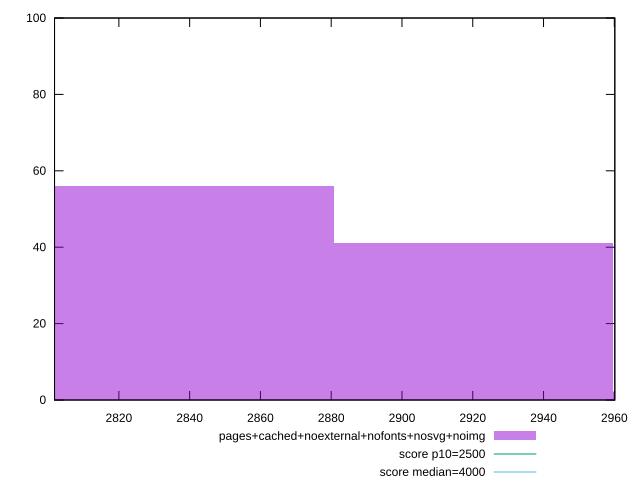

Write the gnuplot code that produced this figure.
reset

$pagesCachedNoexternalNofontsNosvgNoimg <<EOF
2841.3194258119333 56
2920.2449654178204 41
2999.1705050237074 2
2762.3938862060463 1
EOF

set key outside below
set boxwidth 78.92553960588704
set xrange [2801.8191000000006:2960.146499999999]
set yrange [0:100]
set trange [0:100]
set style fill transparent solid 0.5 noborder

set parametric
set terminal svg size 640, 490 enhanced background rgb 'white'
set output "report_00008_2021-01-22T20:58:29.167/largest-contentful-paint/comparison/histogram/10_vs_11.svg"

plot $pagesCachedNoexternalNofontsNosvgNoimg title "pages+cached+noexternal+nofonts+nosvg+noimg" with boxes, \
     2500,t title "score p10=2500", \
     4000,t title "score median=4000"

reset
